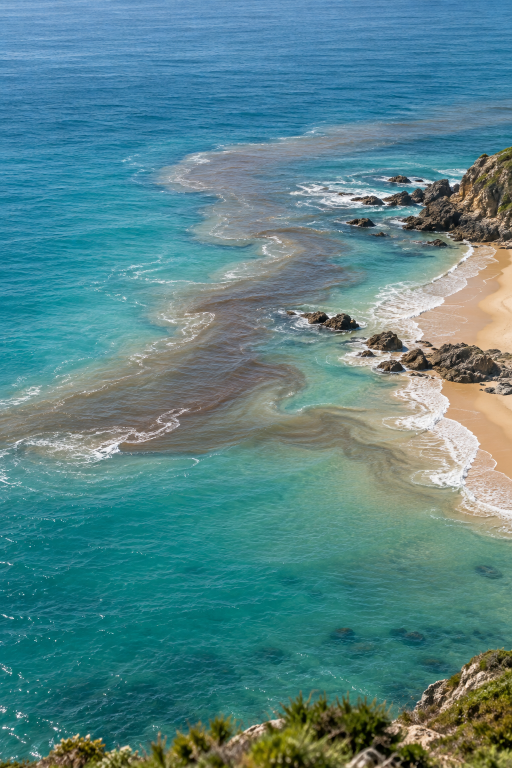
#> input picture ko-corp/tok/tok5b/img/dark.png, 1024 x 1536 px (shown at 1/2 size)
$ python -i tok_render.py   (imports and definitions only)
#> lines starting #> are read from the running program, lines starting #| are printed output that depends on the picture
# -*- coding: utf-8 -*-
"""틱톡 ④·⑤ 세로판(1080×1920, 60~90초) — 장면 그림·도해 + Supertonic ko 해설 + 덩어리 자막 + BGM → −14 LUFS.

    python -X utf8 ko-corp/tok/tok_render.py ko-corp/tok/tok4a voice     목소리만(가벼움) → voice/voice.wav·cues.json
    python -X utf8 ko-corp/tok/tok_render.py ko-corp/tok/tok4a audit     역전사로 숫자 대조(불일치면 종료 4)
    python -X utf8 ko-corp/tok/tok_render.py ko-corp/tok/tok4a render    화면 렌더(RENDERING.lock 잡음)

왜(10-30 HEAD 배정 · 오피스 #58): 틱톡 수익 계정 ④ 작동 원리 · ⑤ 소름 진실을 기업흥망 세션의 도해·생성 그림·TTS 로 시험 2편씩.
TTS 는 무료 엔진(Supertonic) — Typecast 는 cat01 한정 승인(#29)이라 쓰지 않는다.
화면: 0~2초 센 그림 + 첫 장면 제목, 위 왼쪽 출처 표시(재구성 그림·도해·원본 그림), 단계 꼬리표, 자막은 화면 65% 높이(틱톡 아래 UI 피함).
"""
import atexit
import datetime
import json
import os
import re
import subprocess
import sys
import tempfile
from collections import Counter
from pathlib import Path

from PIL import Image, ImageDraw, ImageFont

HERE = Path(__file__).resolve().parent
ROOT = HERE.parents[1]
sys.path.insert(0, str(ROOT / 'ko-corp' / 'render'))
from ko_say import say  # noqa: E402

LOCK = ROOT / 'politics-hour' / 'RENDERING.lock'
FONT = str(ROOT / 'assets' / 'fonts' / 'rinbox' / 'GmarketSansBold.otf')
W, H, FPS = 1080, 1920, 30
TTS = {'python': 'D:/midform/tts-lab/supertonic/.venv/Scripts/python.exe', 'dir': 'D:/midform/tts-lab/supertonic',
       'speed': 1.12, 'steps': 8, 'gap': 0.35, 'lang': 'ko', 'num_reading': False}
WORKER = ROOT / 'ja-nenkin' / 'render' / 'supertonic_worker.py'
LANE = {'mech': {'voice': 'F2', 'bgm': ROOT / 'assets' / 'bgm' / 'shopping' / 'Komiku_-_12_-_Bicycle.ogg', 'bgm_vol': 0.10},   # CC0
        'mystery': {'voice': 'M1', 'bgm': HERE / 'bgm_drone.wav', 'bgm_vol': 0.35}}   # 자체 합성(저작권 0)
TAIL = 1.2
CAP_MAX = 15


def ff(*a):
    subprocess.run(['ffmpeg', '-v', 'error', '-y', *map(str, a)], check=True)


# [14 lines left out: function chunks, not called in this run]


def shown(c):
    return re.sub(r'[.,]+$', '', c)


# [45 lines left out: functions read, voice, audit, not called in this run]


def cover(src, dst):
#> called with src = 'tok5b/img/dark.png', dst = 'out.png'
    im = Image.open(src).convert('RGB')
#> im is the input picture: PIL image 1024x1536 RGB; mean R, G, B 85.6, 132, 135.8
    s = max(W / im.width, H / im.height)
#> s = 1.25
    im = im.resize((round(im.width * s), round(im.height * s)), Image.LANCZOS)
#> im: PIL image 1280x1920 RGB
    x, y = (im.width - W) // 2, (im.height - H) // 2
#> x = 100; y = 0
    im.crop((x, y, x + W, y + H)).save(dst)
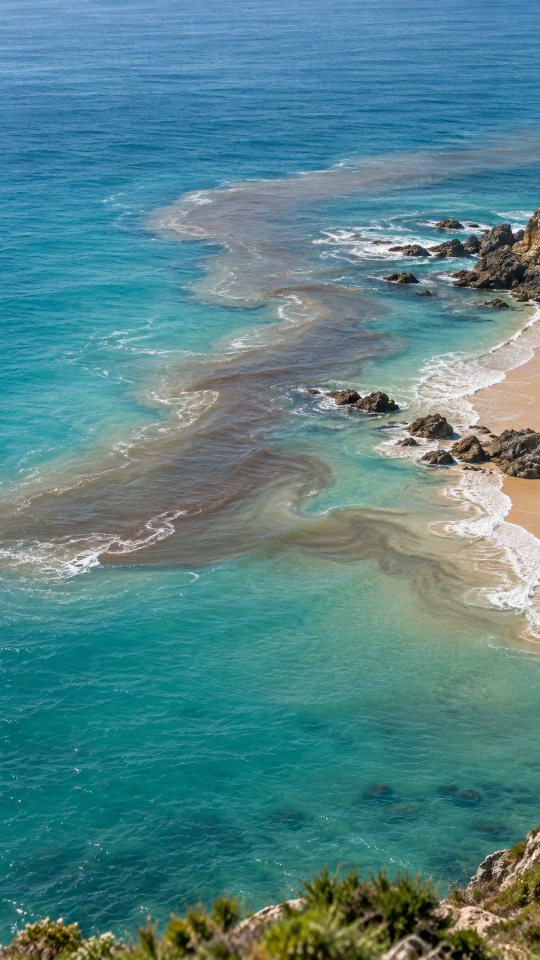
#> saved as out.png: PIL image 1080x1920 RGB (shown at 1/2 size); mean R, G, B 84.3, 131.9, 136.2


# [122 lines left out: functions pill, overlay, wrap, drone, take_lock, render and 1 more, not called in this run]


# [2 lines not run here, left out]

>>> result = cover('tok5b/img/dark.png', 'out.png')

$ run again, on ko-corp/tok/tok5b/img/gap.png
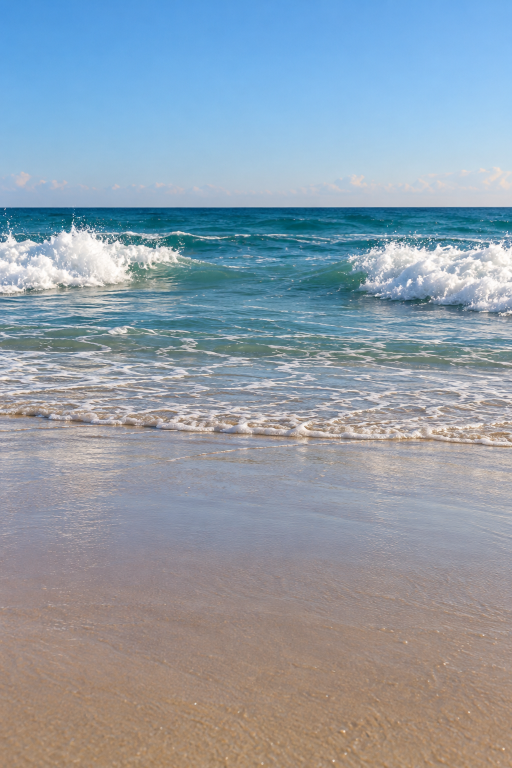
#> input picture ko-corp/tok/tok5b/img/gap.png, 1024 x 1536 px (shown at 1/2 size)
#> in cover, im is the input picture: PIL image 1024x1536 RGB; mean R, G, B 143, 157.1, 169.7
#> im: PIL image 1280x1920 RGB
#> in cover, `im.crop((x, y, x + W, y + H)).save(dst)`:
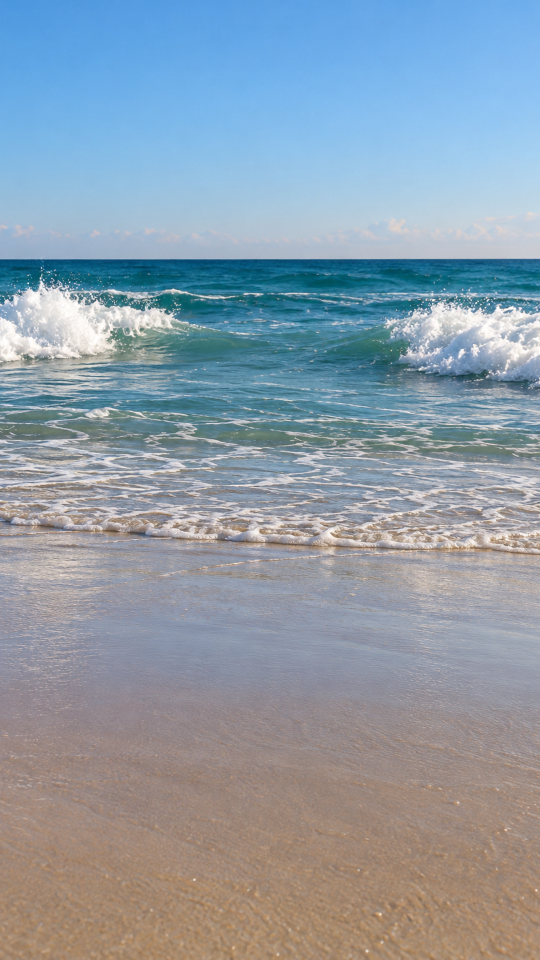
#> saved as out.png: PIL image 1080x1920 RGB (shown at 1/2 size); mean R, G, B 141.2, 155.9, 168.7

$ run again, on ko-corp/tok/tok5b/img/hook.png
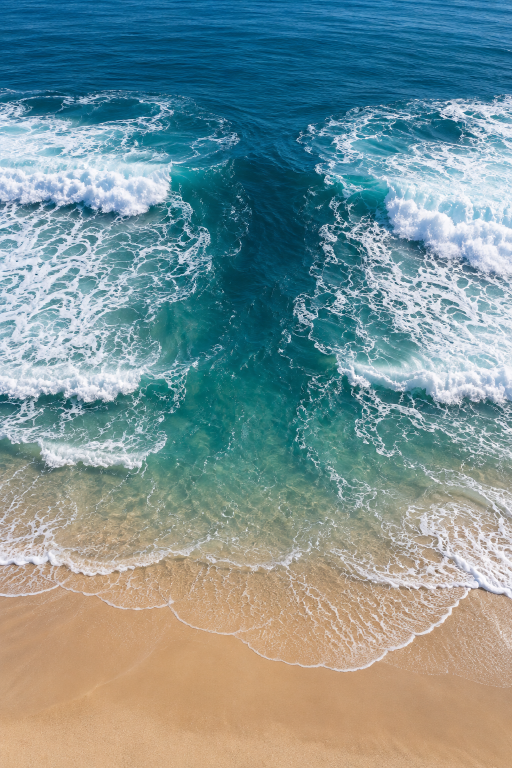
#> input picture ko-corp/tok/tok5b/img/hook.png, 1024 x 1536 px (shown at 1/2 size)
#> in cover, im is the input picture: PIL image 1024x1536 RGB; mean R, G, B 123.4, 146.9, 148.2
#> im: PIL image 1280x1920 RGB
#> in cover, `im.crop((x, y, x + W, y + H)).save(dst)`:
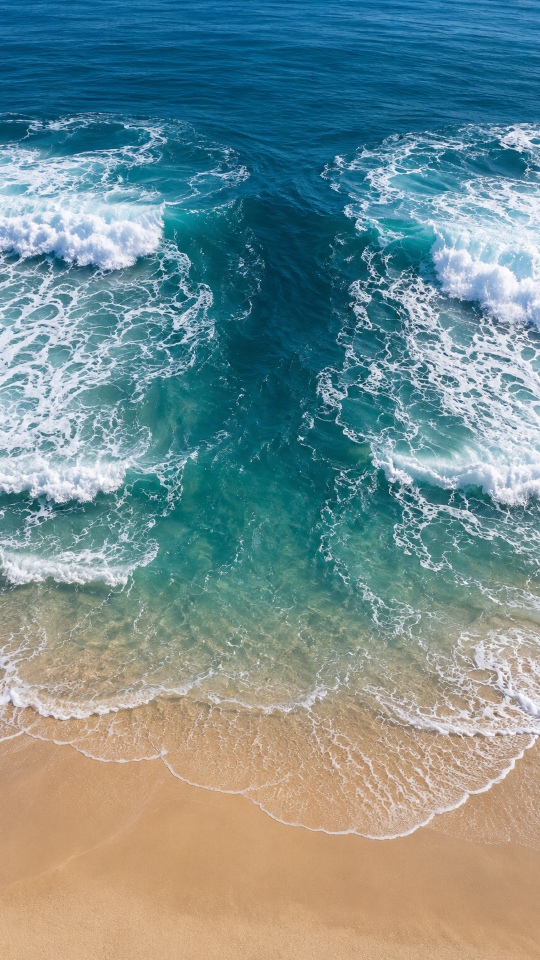
#> saved as out.png: PIL image 1080x1920 RGB (shown at 1/2 size); mean R, G, B 116.7, 142.5, 143.5

$ run again, on ko-corp/tok/tok5b/img/swimmer.png
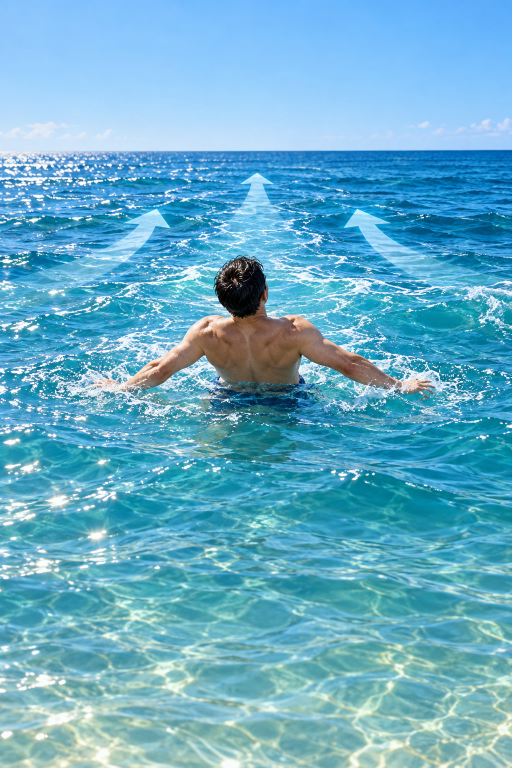
#> input picture ko-corp/tok/tok5b/img/swimmer.png, 1024 x 1536 px (shown at 1/2 size)
#> in cover, im is the input picture: PIL image 1024x1536 RGB; mean R, G, B 103.8, 173.3, 200.3
#> im: PIL image 1280x1920 RGB
#> in cover, `im.crop((x, y, x + W, y + H)).save(dst)`:
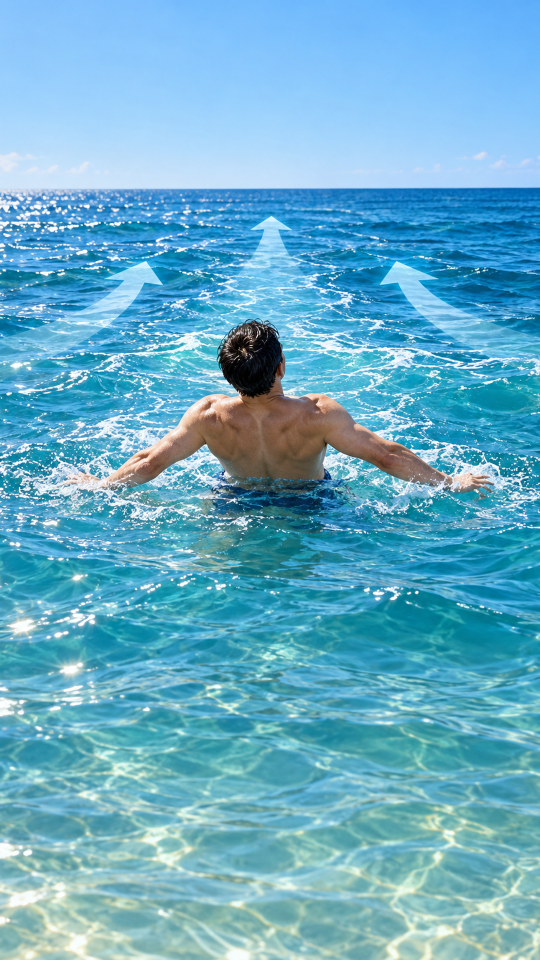
#> saved as out.png: PIL image 1080x1920 RGB (shown at 1/2 size); mean R, G, B 104.1, 173.2, 199.7
